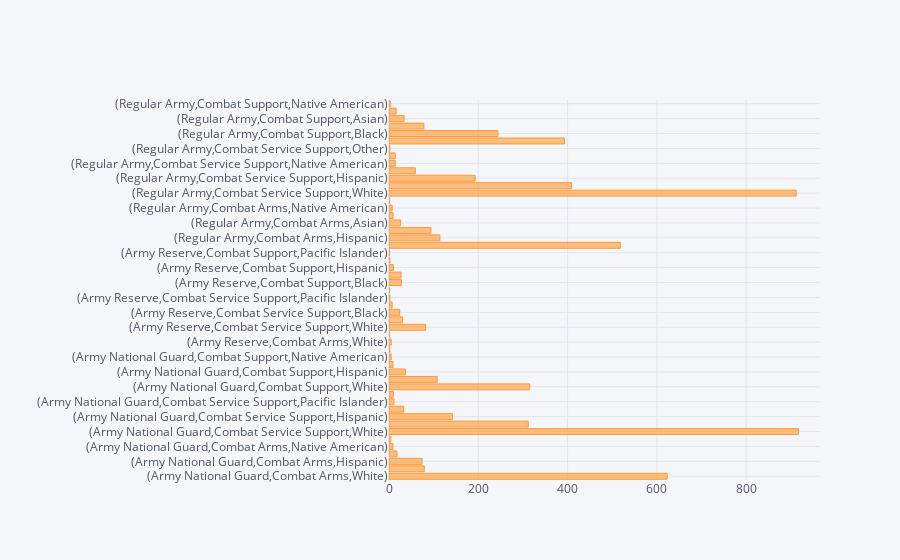

Notebook cell for this chart:
### Code cell
df.groupby(["Component", "Branch"])["DODRace"].value_counts().iplot(kind="barh")

### Figure 1 — Plotly figure (JSON) as saved in the notebook; plotly's stock layout.template omitted (floating-point values rounded to 4 significant figures)
{"data": [{"marker": {"color": "rgba(255, 153, 51, 0.6)", "line": {"color": "rgba(255, 153, 51, 1.0)", "width": 1}}, "name": "DODRace", "orientation": "h", "text": "", "type": "bar", "x": [623, 79, 74, 18, 9, 4, 917, 312, 142, 33, 11, 10, 315, 108, 37, 9, 5, 2, 5, 1, 82, 30, 24, 7, 2, 1, 28, 27, 10, 2, 1, 518, 114, 94, 26, 9, 7, 1, 912, 409, 193, 59, 14, 14, 2, 393, 244, 78, 34, 16, 3], "y": ["(Army National Guard,Combat Arms,White)", "(Army National Guard,Combat Arms,Black)", "(Army National Guard,Combat Arms,Hispanic)", "(Army National Guard,Combat Arms,Asian)", "(Army National Guard,Combat Arms,Native American)", "(Army National Guard,Combat Arms,Pacific Islander)", "(Army National Guard,Combat Service Support,White)", "(Army National Guard,Combat Service Support,Black)", "(Army National Guard,Combat Service Support,Hispanic)", "(Army National Guard,Combat Service Support,Asian)", "(Army National Guard,Combat Service Support,Pacific Islander)", "(Army National Guard,Combat Service Support,Native American)", "(Army National Guard,Combat Support,White)", "(Army National Guard,Combat Support,Black)", "(Army National Guard,Combat Support,Hispanic)", "(Army National Guard,Combat Support,Asian)", "(Army National Guard,Combat Support,Native American)", "(Army National Guard,Combat Support,Pacific Islander)", "(Army Reserve,Combat Arms,White)", "(Army Reserve,Combat Arms,Hispanic)", "(Army Reserve,Combat Service Support,White)", "(Army Reserve,Combat Service Support,Hispanic)", "(Army Reserve,Combat Service Support,Black)", "(Army Reserve,Combat Service Support,Asian)", "(Army Reserve,Combat Service Support,Pacific Islander)", "(Army Reserve,Combat Service Support,Native American)", "(Army Reserve,Combat Support,Black)", "(Army Reserve,Combat Support,White)", "(Army Reserve,Combat Support,Hispanic)", "(Army Reserve,Combat Support,Asian)", "(Army Reserve,Combat Support,Pacific Islander)", "(Regular Army,Combat Arms,White)", "(Regular Army,Combat Arms,Hispanic)", "(Regular Army,Combat Arms,Black)", "(Regular Army,Combat Arms,Asian)", "(Regular Army,Combat Arms,Pacific Islander)", "(Regular Army,Combat Arms,Native American)", "(Regular Army,Combat Arms,Other)", "(Regular Army,Combat Service Support,White)", "(Regular Army,Combat Service Support,Black)", "(Regular Army,Combat Service Support,Hispanic)", "(Regular Army,Combat Service Support,Asian)", "(Regular Army,Combat Service Support,Native American)", "(Regular Army,Combat Service Support,Pacific Islander)", "(Regular Army,Combat Service Support,Other)", "(Regular Army,Combat Support,White)", "(Regular Army,Combat Support,Black)", "(Regular Army,Combat Support,Hispanic)", "(Regular Army,Combat Support,Asian)", "(Regular Army,Combat Support,Pacific Islander)", "(Regular Army,Combat Support,Native American)"]}], "layout": {"legend": {"bgcolor": "#F5F6F9", "font": {"color": "#4D5663"}}, "paper_bgcolor": "#F5F6F9", "plot_bgcolor": "#F5F6F9", "title": {"font": {"color": "#4D5663"}}, "xaxis": {"gridcolor": "#E1E5ED", "showgrid": true, "tickfont": {"color": "#4D5663"}, "title": {"font": {"color": "#4D5663"}, "text": ""}, "zerolinecolor": "#E1E5ED"}, "yaxis": {"gridcolor": "#E1E5ED", "showgrid": true, "tickfont": {"color": "#4D5663"}, "title": {"font": {"color": "#4D5663"}, "text": ""}, "zerolinecolor": "#E1E5ED"}}}
